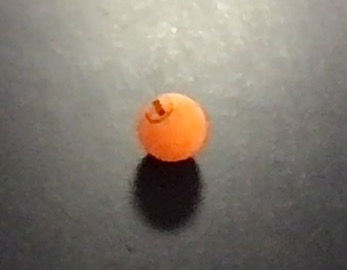
#> input picture ball.jpg, 347 x 270 px, given in place of the camera
$ python main.py
#> lines starting #> are read from the running program, lines starting #| are printed output that depends on the picture; after the words box and inside, x2 and y2 are one past the last pixel; in counts of white or black regions, pixels touching at a corner belong together
import cv2 as cv
import imutils
import matplotlib.pyplot as plt
import numpy as np
from datetime import datetime

class TableTennisCV():
    def __init__(self, stream=0):
        self.stream = stream
        print("Launched TableTennisCV")
        self.opponentBounds = {'topLeft': (320, 256),'topRight': (1036, 256),'bottomRight': (1210, 720),'bottomLeft': (100, 720)}
        self.playerBounds = {'topLeft': (450, 0),'topRight': (900, 0),'bottomRight': (920, 60),'bottomLeft': (424, 60)}

    def plot(self, image_path):
        img = cv.cvtColor(cv.imread(image_path), cv.COLOR_BGR2RGB)
        plt.imshow(img)
        plt.show()

    def ballCenter(self, x, y, w, h):
        return (x+x+w)//2, (y+y+h)//2

    def shoelaceArea(self, *args): # Uses shoelace theorem
        # TODO: Implement function
        p, q, m = 0, 0, len(args)
        for i in range(len(args)):
            p += args[i][0]*args[(i+1)%m][1]
            q += args[i][1]*args[(i+1)%m][0]
        return abs(p-q)/2

    def ball_in_opponent_bounds(self, x, y, w, h):
        return self._ball_in_bounds(x, y, w, h,self.opponentBounds['topLeft'],self.opponentBounds['topRight'],self.opponentBounds['bottomLeft'],self.opponentBounds['bottomRight'])

    def ball_in_player_bounds(self, x, y, w, h):
        return self._ball_in_bounds(x, y, w, h,
                                    self.playerBounds['topLeft'],
                                    self.playerBounds['topRight'],
                                    self.playerBounds['bottomLeft'],
                                    self.playerBounds['bottomRight'])

    def _ball_in_bounds(self, x, y, w, h, topLeft, topRight, bottomLeft, bottomRight):
        # Alg: Point is inside convex shape if areas of subshapes with ball center and
        # 2 other points add up to form area of entire shape
        center = self.ballCenter(x, y, w, h)
        area = self.shoelaceArea
        totalArea = area(topLeft, topRight, bottomRight, bottomLeft)
        a, b, c, d = (area(center, topLeft, topRight),
                      area(center, topRight, bottomRight),
                      area(center, bottomRight, bottomLeft),
                      area(center, bottomLeft, topLeft))
        val1 = round(sum((a, b, c, d)) * 10000) / 10000
        val2 = round(totalArea * 10000) / 10000
        inBounds = val1 == val2
        # print(f"inBounds:{inBounds} sum:{a}+{b}+{c}+{d}={val1}, area:{val2}, ball:{center}, tL:{topLeft}, tR:{topRight}, bL:{bottomLeft}, bR:{bottomRight}")
        return inBounds

    def _timestamp(self):
        return datetime.strftime(datetime.today(), "%m-%d-%Y %H.%M.%S")

    def start(self):
        logfile = open(f"{self._timestamp()} ttcv log.txt", "w")
        try:
            self._start(logfile)
        except Exception as err:
            logfile.close()
            raise err
        else:
            logfile.close()

    def _start(self, logfile):
        print("Starting...")
        capture = cv.VideoCapture(self.stream)
        firstFrame = None
        prevSide = 1 # Oscillates between 0 and 1; 0=opponent, 1=player
        tmpCoord = (-1, -1)

        while True:
            ret, frame = capture.read()
#> frame is the input picture: shape (270, 347, 3); mean B, G, R 111.1, 121, 128.6
            if not ret:
                print('Something went wrong while trying to access webcam')
                break

            gray = cv.cvtColor(frame, cv.COLOR_BGR2GRAY)
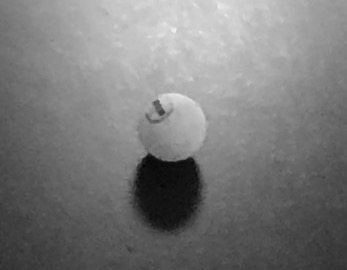
#> gray: shape (270, 347); min 4, max 243, mean 122.1
            gray = cv.GaussianBlur(gray, (21, 21), 0) # ksize originally (21,21)

            if firstFrame is None:
                firstFrame = gray

            frameDelta = cv.absdiff(firstFrame, gray)
#> frameDelta: shape (270, 347); every value is 0
            thresh = cv.threshold(frameDelta, 25, 255, cv.THRESH_BINARY)[1]

            thresh = cv.dilate(thresh, None, iterations=2)
            contours = cv.findContours(thresh.copy(), cv.RETR_EXTERNAL, cv.CHAIN_APPROX_SIMPLE)
#> contours = 0 contours
            contours = imutils.grab_contours(contours)
#> contours = []

            text=("Ball NOT in bounds", (0,0,255))
            for contour in contours:
                if cv.contourArea(contour) < 250: # 500 is the minimum area size
                    continue
                x,y,w,h = cv.boundingRect(contour)
                cv.rectangle(frame, (x,y), (x+w,y+h), (0,255,0), 2)
                if self.ball_in_opponent_bounds(x, y, w, h):
                    text=["Ball in OPPONENT bounds", (0,255,0)]
                    if prevSide == 1:
                        log = f"{self._timestamp()}, {tmpCoord}, {self.ballCenter(x,y,w,h)}"
                        print("logging:", log)
                        logfile.write(f"{log}\n")
                        prevSide = 0
                        text[0] += " - CORRECT"
                elif self.ball_in_player_bounds(x, y, w, h):
                    text=["Ball in PLAYER bounds", (0,255,0)]
                    if prevSide == 0:
                        tmpCoord = self.ballCenter(x,y,w,h)
                        prevSide = 1
                        text[0] += " - CORRECT"
#> this loop made 0 passes
#> after the loop, prevSide = 1; tmpCoord = (-1, -1)

            cv.putText(frame, f"{text[0]}", (10,60), cv.FONT_HERSHEY_COMPLEX, 1.5, text[1], 2)
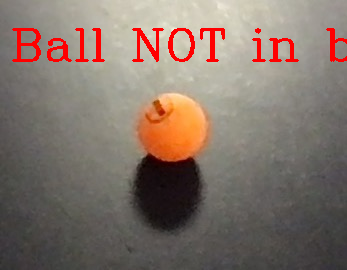
#> frame: shape (270, 347, 3); 3.02% of pixels changed, all inside (x1, y1, x2, y2) = (12, 28, 347, 62)

            # cv.imshow('mask output', frameDelta)
            cv.imshow('mask output', frame)
            if cv.waitKey(1) == ord('q'): break
#> (key q is pressed here)

        print("Stream ended")
        capture.release()
        cv.destroyAllWindows()

# """
if __name__ == "__main__":
    ttcv = TableTennisCV()
    # ttcv.plot("canon_table.png")
    ttcv.start()

# """

$ run again, on canon_table.png
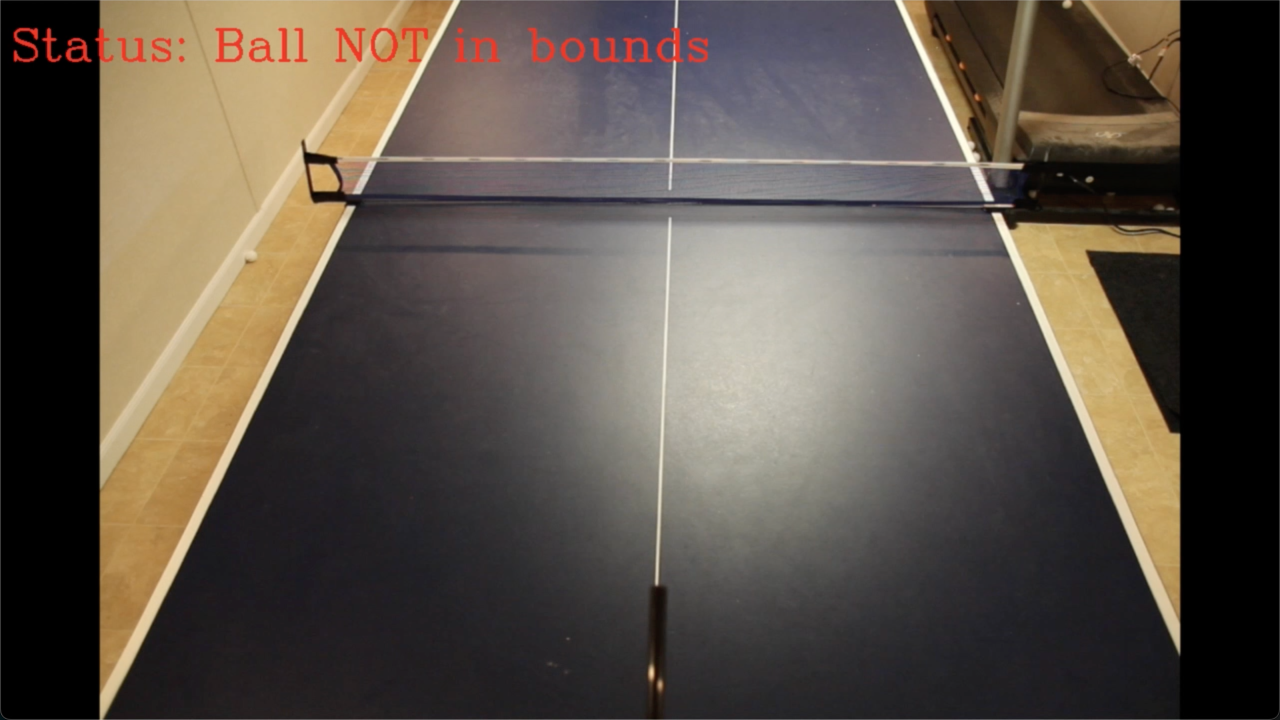
#> input picture canon_table.png, 2560 x 1440 px, given in place of the camera (shown at 1/2 size)
#> in _start, frame is the input picture: shape (1440, 2560, 3); mean B, G, R 71.7, 81.1, 90.5
#> in _start, `gray = cv.cvtColor(frame, cv.COLOR_BGR2GRAY)`:
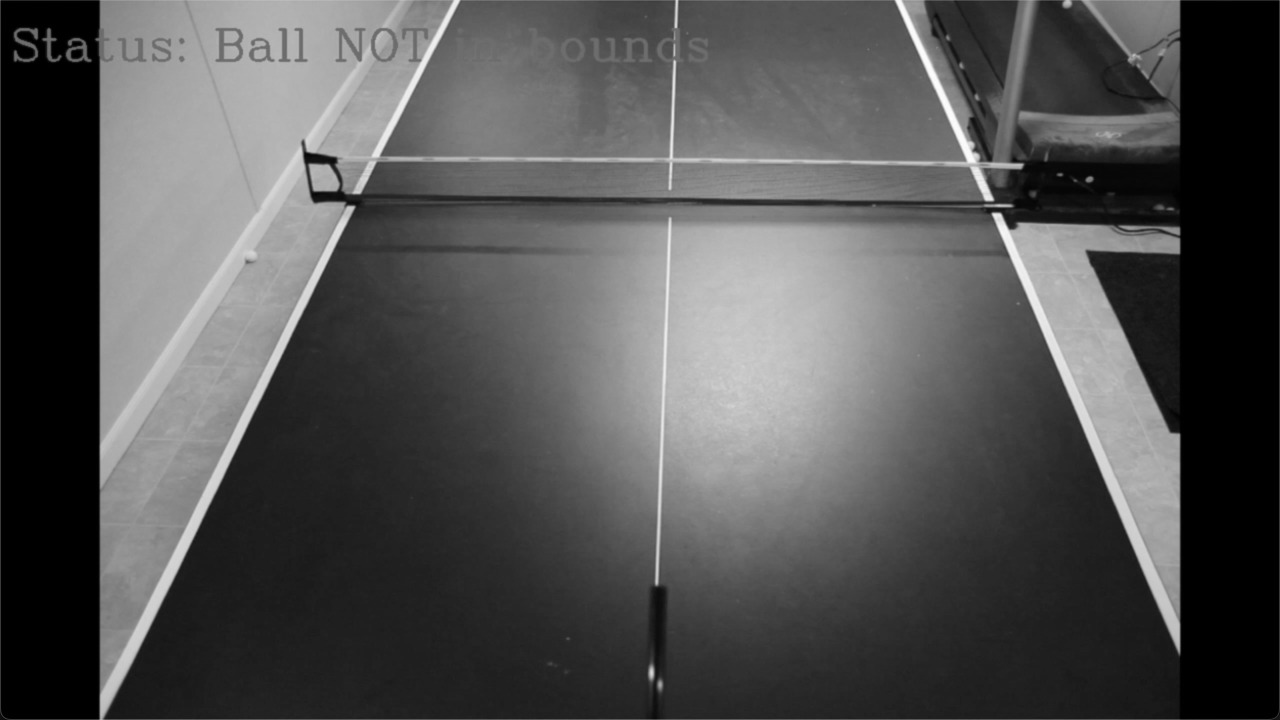
#> gray: shape (1440, 2560) (shown at 1/2 size); min 0, max 253, mean 82.9
#> frameDelta: shape (1440, 2560); every value is 0
#> in _start, `contours = cv.findContours(thresh.copy(), cv.RETR_EXTERNAL, cv.CHAIN_A..`: contours = 0 contours
#> in _start, `contours = imutils.grab_contours(contours)`: contours = []
#> after the loop in _start, `for contour in contours:`: prevSide = 1; tmpCoord = (-1, -1)
#> in _start, `cv.putText(frame, f"{text[0]}", (10,60), cv.FONT_HERSHEY_COMPLEX, 1.5,..`:
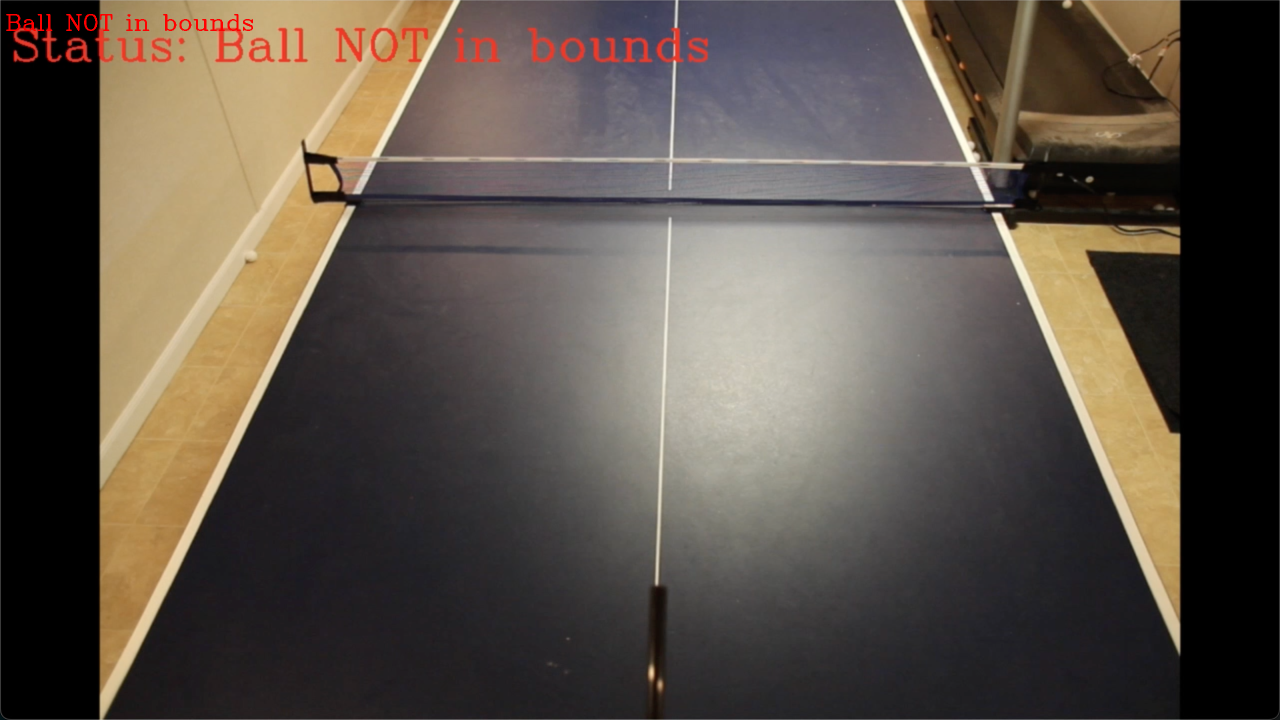
#> frame: shape (1440, 2560, 3) (shown at 1/2 size); 0.12% of pixels changed, all inside (x1, y1, x2, y2) = (12, 28, 506, 62)

$ run again, on table.png
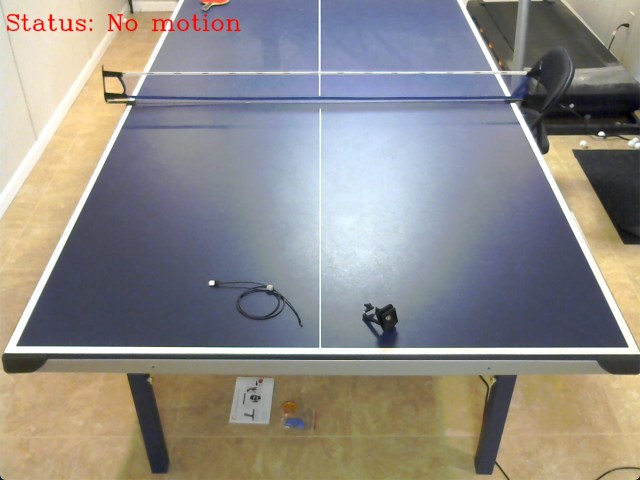
#> input picture table.png, 1280 x 960 px, given in place of the camera (shown at 1/2 size)
#> in _start, frame is the input picture: shape (960, 1280, 3); mean B, G, R 137.2, 140.7, 143.8
#> in _start, `gray = cv.GaussianBlur(gray, (21, 21), 0)`:
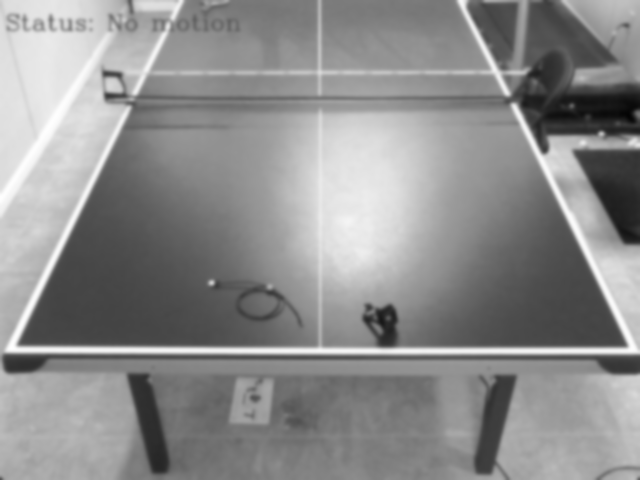
#> gray: shape (960, 1280) (shown at 1/2 size); min 4, max 255, mean 141.2
#> frameDelta: shape (960, 1280); every value is 0
#> in _start, `contours = cv.findContours(thresh.copy(), cv.RETR_EXTERNAL, cv.CHAIN_A..`: contours = 0 contours
#> in _start, `contours = imutils.grab_contours(contours)`: contours = []
#> after the loop in _start, `for contour in contours:`: prevSide = 1; tmpCoord = (-1, -1)
#> in _start, `cv.putText(frame, f"{text[0]}", (10,60), cv.FONT_HERSHEY_COMPLEX, 1.5,..`:
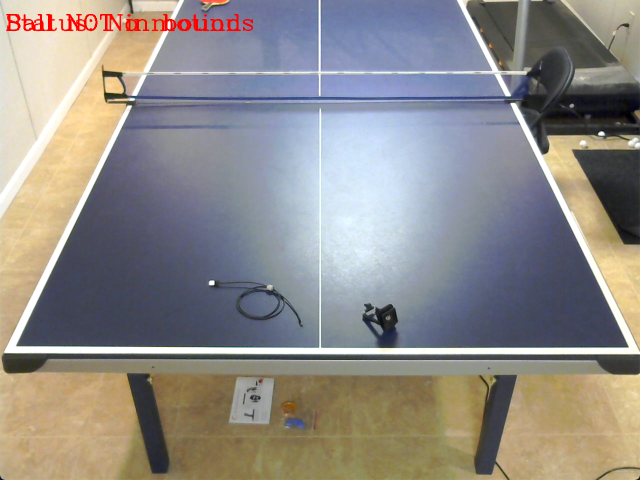
#> frame: shape (960, 1280, 3) (shown at 1/2 size); 0.3% of pixels changed, all inside (x1, y1, x2, y2) = (12, 28, 506, 62)
